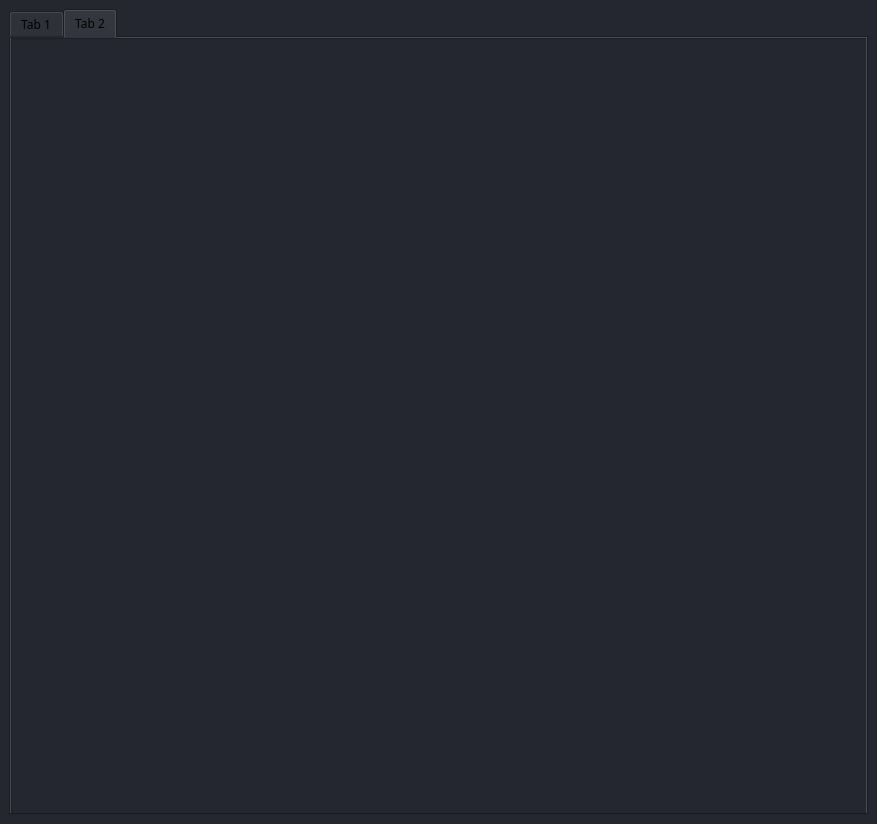
<?xml version="1.0" encoding="UTF-8"?>
<ui version="4.0">
 <class>MainWindow</class>
 <widget class="QMainWindow" name="MainWindow">
  <property name="geometry">
   <rect>
    <x>0</x>
    <y>0</y>
    <width>877</width>
    <height>824</height>
   </rect>
  </property>
  <property name="sizePolicy">
   <sizepolicy hsizetype="Maximum" vsizetype="Maximum">
    <horstretch>0</horstretch>
    <verstretch>0</verstretch>
   </sizepolicy>
  </property>
  <property name="minimumSize">
   <size>
    <width>877</width>
    <height>824</height>
   </size>
  </property>
  <property name="maximumSize">
   <size>
    <width>877</width>
    <height>824</height>
   </size>
  </property>
  <property name="windowTitle">
   <string>Кредитный калькулятор</string>
  </property>
  <widget class="QWidget" name="centralwidget">
   <property name="font">
    <font>
     <family>Niagara Engraved</family>
    </font>
   </property>
   <property name="styleSheet">
    <string notr="true">background-color: rgb(37, 39, 48);</string>
   </property>
   <layout class="QGridLayout" name="gridLayout">
    <item row="0" column="0">
     <widget class="QTabWidget" name="tabWidget">
      <property name="currentIndex">
       <number>1</number>
      </property>
      <widget class="QWidget" name="tab">
       <property name="sizePolicy">
        <sizepolicy hsizetype="Maximum" vsizetype="Maximum">
         <horstretch>0</horstretch>
         <verstretch>0</verstretch>
        </sizepolicy>
       </property>
       <attribute name="title">
        <string>Tab 1</string>
       </attribute>
       <widget class="QLabel" name="vvsum_5">
        <property name="geometry">
         <rect>
          <x>430</x>
          <y>280</y>
          <width>400</width>
          <height>50</height>
         </rect>
        </property>
        <property name="styleSheet">
         <string notr="true">
color: rgb(255, 255, 255);


font: 87 15pt &quot;Arial Black&quot;;</string>
        </property>
        <property name="text">
         <string>Введите сумму ипотеки</string>
        </property>
        <property name="alignment">
         <set>Qt::AlignCenter</set>
        </property>
        <property name="margin">
         <number>0</number>
        </property>
       </widget>
       <widget class="QLineEdit" name="proc">
        <property name="geometry">
         <rect>
          <x>80</x>
          <y>290</y>
          <width>251</width>
          <height>51</height>
         </rect>
        </property>
        <property name="styleSheet">
         <string notr="true">
border: 2px solid rgb(37, 39, 48); border-radius: 20px;
color: #FFF;
padding-left: 20px;
padding-right: 20px;
background-color: rgb(34, 36, 44);

border: 2px solid rgb(48, 50, 62);

border: 2px solid rgb(85, 170, 255); background-color: rgb(43, 45, 56);
color: rgb(255, 255, 255);
font: 87 13pt &quot;Arial Black&quot;;</string>
        </property>
       </widget>
       <widget class="QLabel" name="vvsum_3">
        <property name="geometry">
         <rect>
          <x>430</x>
          <y>90</y>
          <width>400</width>
          <height>51</height>
         </rect>
        </property>
        <property name="styleSheet">
         <string notr="true">
color: rgb(255, 255, 255);


font: 87 20pt &quot;Arial Black&quot;;</string>
        </property>
        <property name="text">
         <string>Выберите тип платежей</string>
        </property>
        <property name="alignment">
         <set>Qt::AlignCenter</set>
        </property>
        <property name="margin">
         <number>0</number>
        </property>
       </widget>
       <widget class="QLabel" name="vsegred">
        <property name="geometry">
         <rect>
          <x>430</x>
          <y>570</y>
          <width>400</width>
          <height>50</height>
         </rect>
        </property>
        <property name="styleSheet">
         <string notr="true">background-color: rgb(43, 45, 56);
color: rgb(255, 255, 255);
border: 2px solid rgb(37, 39, 48); border-radius: 5px;
border: 2px solid rgb(48, 50, 62);
border: 2px solid rgb(85, 170, 255); background-color: rgb(43, 45, 56);
font: 87 15pt &quot;Arial Black&quot;;</string>
        </property>
        <property name="text">
         <string>~</string>
        </property>
        <property name="alignment">
         <set>Qt::AlignCenter</set>
        </property>
        <property name="margin">
         <number>0</number>
        </property>
       </widget>
       <widget class="QLabel" name="vvsum_2">
        <property name="geometry">
         <rect>
          <x>20</x>
          <y>230</y>
          <width>400</width>
          <height>50</height>
         </rect>
        </property>
        <property name="styleSheet">
         <string notr="true">
color: rgb(255, 255, 255);


font: 87 20pt &quot;Arial Black&quot;;</string>
        </property>
        <property name="text">
         <string>Введите процент</string>
        </property>
        <property name="alignment">
         <set>Qt::AlignCenter</set>
        </property>
        <property name="margin">
         <number>0</number>
        </property>
       </widget>
       <widget class="QLabel" name="vseg_2">
        <property name="geometry">
         <rect>
          <x>230</x>
          <y>620</y>
          <width>400</width>
          <height>50</height>
         </rect>
        </property>
        <property name="styleSheet">
         <string notr="true">
color: rgb(255, 255, 255);


font: 87 20pt &quot;Arial Black&quot;;</string>
        </property>
        <property name="text">
         <string>Переплата</string>
        </property>
        <property name="alignment">
         <set>Qt::AlignCenter</set>
        </property>
        <property name="margin">
         <number>0</number>
        </property>
       </widget>
       <widget class="QLabel" name="vseg">
        <property name="geometry">
         <rect>
          <x>430</x>
          <y>520</y>
          <width>400</width>
          <height>50</height>
         </rect>
        </property>
        <property name="styleSheet">
         <string notr="true">
color: rgb(255, 255, 255);


font: 87 20pt &quot;Arial Black&quot;;</string>
        </property>
        <property name="text">
         <string>Сумма с процентами </string>
        </property>
        <property name="alignment">
         <set>Qt::AlignCenter</set>
        </property>
        <property name="margin">
         <number>0</number>
        </property>
       </widget>
       <widget class="QLabel" name="sinm">
        <property name="geometry">
         <rect>
          <x>30</x>
          <y>520</y>
          <width>400</width>
          <height>50</height>
         </rect>
        </property>
        <property name="styleSheet">
         <string notr="true">
color: rgb(255, 255, 255);


font: 87 20pt &quot;Arial Black&quot;;</string>
        </property>
        <property name="text">
         <string>Сумма в месяц</string>
        </property>
        <property name="alignment">
         <set>Qt::AlignCenter</set>
        </property>
        <property name="margin">
         <number>0</number>
        </property>
       </widget>
       <widget class="QLabel" name="vvsum">
        <property name="geometry">
         <rect>
          <x>20</x>
          <y>90</y>
          <width>400</width>
          <height>50</height>
         </rect>
        </property>
        <property name="styleSheet">
         <string notr="true">
color: rgb(255, 255, 255);


font: 87 20pt &quot;Arial Black&quot;;</string>
        </property>
        <property name="text">
         <string>Введите первый взнос</string>
        </property>
        <property name="alignment">
         <set>Qt::AlignCenter</set>
        </property>
        <property name="margin">
         <number>0</number>
        </property>
       </widget>
       <widget class="QRadioButton" name="annuit">
        <property name="geometry">
         <rect>
          <x>430</x>
          <y>200</y>
          <width>391</width>
          <height>51</height>
         </rect>
        </property>
        <property name="styleSheet">
         <string notr="true">background-color: rgb(43, 45, 56);
color: rgb(255, 255, 255);


font: 87 20pt &quot;Arial Black&quot;;</string>
        </property>
        <property name="text">
         <string>Аннуитентные</string>
        </property>
       </widget>
       <widget class="QPushButton" name="pushButton">
        <property name="geometry">
         <rect>
          <x>500</x>
          <y>410</y>
          <width>241</width>
          <height>71</height>
         </rect>
        </property>
        <property name="styleSheet">
         <string notr="true">background-color: rgb(43, 45, 56);
color: rgb(255, 255, 255);


font: 87 20pt &quot;Arial Black&quot;;</string>
        </property>
        <property name="text">
         <string>Рассчитать</string>
        </property>
       </widget>
       <widget class="QLabel" name="sinmred">
        <property name="geometry">
         <rect>
          <x>30</x>
          <y>570</y>
          <width>400</width>
          <height>50</height>
         </rect>
        </property>
        <property name="styleSheet">
         <string notr="true">background-color: rgb(43, 45, 56);
color: rgb(255, 255, 255);
border: 2px solid rgb(37, 39, 48); border-radius: 5px;
border: 2px solid rgb(48, 50, 62);
border: 2px solid rgb(85, 170, 255); background-color: rgb(43, 45, 56);
font: 87 15pt &quot;Arial Black&quot;;</string>
        </property>
        <property name="text">
         <string>~</string>
        </property>
        <property name="alignment">
         <set>Qt::AlignCenter</set>
        </property>
        <property name="margin">
         <number>0</number>
        </property>
       </widget>
       <widget class="QLineEdit" name="srok">
        <property name="geometry">
         <rect>
          <x>80</x>
          <y>430</y>
          <width>251</width>
          <height>51</height>
         </rect>
        </property>
        <property name="styleSheet">
         <string notr="true">
border: 2px solid rgb(37, 39, 48); border-radius: 20px;
color: #FFF;
padding-left: 20px;
padding-right: 20px;
background-color: rgb(34, 36, 44);

border: 2px solid rgb(48, 50, 62);

border: 2px solid rgb(85, 170, 255); background-color: rgb(43, 45, 56);
color: rgb(255, 255, 255);
font: 87 13pt &quot;Arial Black&quot;;</string>
        </property>
       </widget>
       <widget class="QLabel" name="vvsum_4">
        <property name="geometry">
         <rect>
          <x>30</x>
          <y>370</y>
          <width>400</width>
          <height>50</height>
         </rect>
        </property>
        <property name="styleSheet">
         <string notr="true">
color: rgb(255, 255, 255);


font: 87 20pt &quot;Arial Black&quot;;</string>
        </property>
        <property name="text">
         <string>Введите срок кредита</string>
        </property>
        <property name="alignment">
         <set>Qt::AlignCenter</set>
        </property>
        <property name="margin">
         <number>0</number>
        </property>
       </widget>
       <widget class="QLineEdit" name="sumnedred">
        <property name="geometry">
         <rect>
          <x>500</x>
          <y>330</y>
          <width>251</width>
          <height>51</height>
         </rect>
        </property>
        <property name="styleSheet">
         <string notr="true">
border: 2px solid rgb(37, 39, 48); border-radius: 20px;
color: #FFF;
padding-left: 20px;
padding-right: 20px;
background-color: rgb(34, 36, 44);

border: 2px solid rgb(48, 50, 62);

border: 2px solid rgb(85, 170, 255); background-color: rgb(43, 45, 56);
color: rgb(255, 255, 255);
font: 87 13pt &quot;Arial Black&quot;;</string>
        </property>
       </widget>
       <widget class="QLabel" name="label">
        <property name="geometry">
         <rect>
          <x>30</x>
          <y>0</y>
          <width>800</width>
          <height>50</height>
         </rect>
        </property>
        <property name="styleSheet">
         <string notr="true">
color: rgb(255, 255, 255);


font: 87 23pt &quot;Arial Black&quot;;</string>
        </property>
        <property name="text">
         <string>Кредитный калькулятор</string>
        </property>
        <property name="alignment">
         <set>Qt::AlignCenter</set>
        </property>
        <property name="margin">
         <number>0</number>
        </property>
       </widget>
       <widget class="QComboBox" name="comboBox">
        <property name="geometry">
         <rect>
          <x>340</x>
          <y>440</y>
          <width>101</width>
          <height>31</height>
         </rect>
        </property>
        <property name="styleSheet">
         <string notr="true">background-color: rgb(43, 45, 56);
color: rgb(255, 255, 255);


font: 87 13pt &quot;Arial Black&quot;;</string>
        </property>
        <item>
         <property name="text">
          <string>г\лет</string>
         </property>
        </item>
        <item>
         <property name="text">
          <string>мес</string>
         </property>
        </item>
       </widget>
       <widget class="QLineEdit" name="summ">
        <property name="geometry">
         <rect>
          <x>80</x>
          <y>150</y>
          <width>251</width>
          <height>51</height>
         </rect>
        </property>
        <property name="styleSheet">
         <string notr="true">
border: 2px solid rgb(37, 39, 48); border-radius: 20px;
color: #FFF;
padding-left: 20px;
padding-right: 20px;
background-color: rgb(34, 36, 44);

border: 2px solid rgb(48, 50, 62);

border: 2px solid rgb(85, 170, 255); background-color: rgb(43, 45, 56);
color: rgb(255, 255, 255);
font: 87 13pt &quot;Arial Black&quot;;</string>
        </property>
       </widget>
       <widget class="QRadioButton" name="diff">
        <property name="geometry">
         <rect>
          <x>430</x>
          <y>150</y>
          <width>391</width>
          <height>51</height>
         </rect>
        </property>
        <property name="styleSheet">
         <string notr="true">background-color: rgb(43, 45, 56);
color: rgb(255, 255, 255);


font: 87 20pt &quot;Arial Black&quot;;</string>
        </property>
        <property name="text">
         <string>Дифференцированные </string>
        </property>
       </widget>
       <widget class="QLabel" name="pereplata">
        <property name="geometry">
         <rect>
          <x>230</x>
          <y>670</y>
          <width>400</width>
          <height>50</height>
         </rect>
        </property>
        <property name="styleSheet">
         <string notr="true">background-color: rgb(43, 45, 56);
color: rgb(255, 255, 255);
border: 2px solid rgb(37, 39, 48); border-radius: 5px;
border: 2px solid rgb(48, 50, 62);
border: 2px solid rgb(85, 170, 255); background-color: rgb(43, 45, 56);
font: 87 15pt &quot;Arial Black&quot;;</string>
        </property>
        <property name="text">
         <string>~</string>
        </property>
        <property name="alignment">
         <set>Qt::AlignCenter</set>
        </property>
        <property name="margin">
         <number>0</number>
        </property>
       </widget>
      </widget>
      <widget class="QWidget" name="tab_2">
       <attribute name="title">
        <string>Tab 2</string>
       </attribute>
       <widget class="QTableWidget" name="tableWidget">
        <property name="geometry">
         <rect>
          <x>0</x>
          <y>0</y>
          <width>861</width>
          <height>781</height>
         </rect>
        </property>
       </widget>
      </widget>
     </widget>
    </item>
   </layout>
  </widget>
 </widget>
 <resources/>
 <connections/>
</ui>
